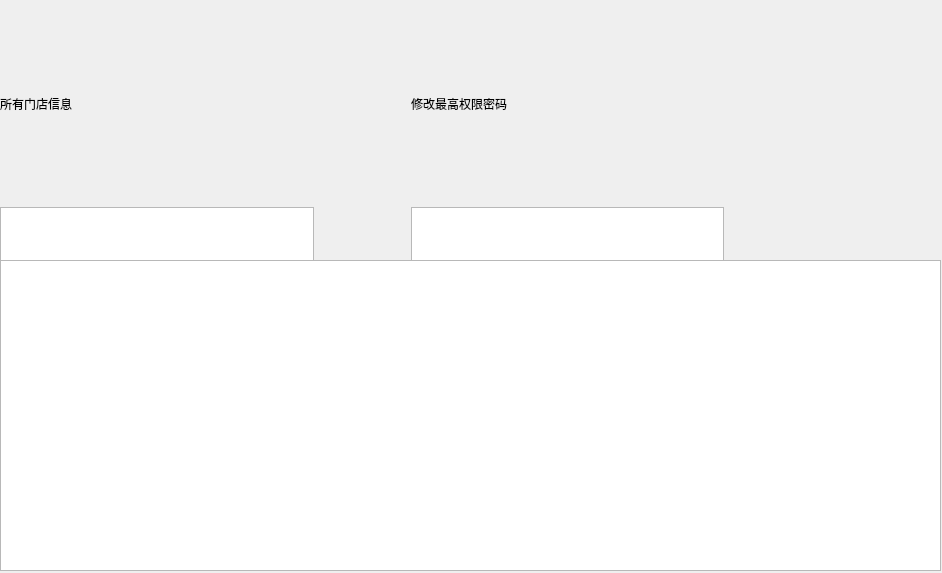
<?xml version="1.0" encoding="UTF-8"?>
<ui version="4.0">
 <class>Form</class>
 <widget class="QWidget" name="Form">
  <property name="geometry">
   <rect>
    <x>0</x>
    <y>0</y>
    <width>942</width>
    <height>573</height>
   </rect>
  </property>
  <property name="windowTitle">
   <string>Form</string>
  </property>
  <widget class="QWidget" name="layoutWidget">
   <property name="geometry">
    <rect>
     <x>0</x>
     <y>0</y>
     <width>815</width>
     <height>510</height>
    </rect>
   </property>
   <layout class="QHBoxLayout" name="horizontalLayout_15">
    <item>
     <layout class="QVBoxLayout" name="verticalLayout_19">
      <property name="spacing">
       <number>0</number>
      </property>
      <item>
       <layout class="QHBoxLayout" name="horizontalLayout_16">
        <property name="spacing">
         <number>0</number>
        </property>
        <item>
         <widget class="QLabel" name="label_5">
          <property name="minimumSize">
           <size>
            <width>121</width>
            <height>31</height>
           </size>
          </property>
          <property name="maximumSize">
           <size>
            <width>121</width>
            <height>31</height>
           </size>
          </property>
          <property name="text">
           <string>所有门店信息</string>
          </property>
         </widget>
        </item>
        <item>
         <spacer name="horizontalSpacer_12">
          <property name="orientation">
           <enum>Qt::Horizontal</enum>
          </property>
          <property name="sizeHint" stdset="0">
           <size>
            <width>40</width>
            <height>20</height>
           </size>
          </property>
         </spacer>
        </item>
       </layout>
      </item>
      <item>
       <layout class="QHBoxLayout" name="horizontalLayout_10">
        <property name="spacing">
         <number>0</number>
        </property>
        <item>
         <widget class="QTableView" name="pcTable">
          <property name="minimumSize">
           <size>
            <width>295</width>
            <height>214</height>
           </size>
          </property>
          <property name="maximumSize">
           <size>
            <width>16777215</width>
            <height>214</height>
           </size>
          </property>
         </widget>
        </item>
        <item>
         <layout class="QVBoxLayout" name="verticalLayout_16">
          <item>
           <widget class="QLabel" name="label_7">
            <property name="minimumSize">
             <size>
              <width>91</width>
              <height>165</height>
             </size>
            </property>
            <property name="maximumSize">
             <size>
              <width>91</width>
              <height>165</height>
             </size>
            </property>
            <property name="text">
             <string/>
            </property>
           </widget>
          </item>
          <item>
           <widget class="QPushButton" name="pcSave">
            <property name="minimumSize">
             <size>
              <width>91</width>
              <height>41</height>
             </size>
            </property>
            <property name="maximumSize">
             <size>
              <width>91</width>
              <height>41</height>
             </size>
            </property>
            <property name="text">
             <string>保存</string>
            </property>
           </widget>
          </item>
         </layout>
        </item>
       </layout>
      </item>
     </layout>
    </item>
    <item>
     <layout class="QVBoxLayout" name="verticalLayout_21">
      <property name="spacing">
       <number>0</number>
      </property>
      <item>
       <layout class="QHBoxLayout" name="horizontalLayout_14">
        <property name="spacing">
         <number>0</number>
        </property>
        <item>
         <widget class="QLabel" name="label_3">
          <property name="minimumSize">
           <size>
            <width>121</width>
            <height>31</height>
           </size>
          </property>
          <property name="maximumSize">
           <size>
            <width>121</width>
            <height>31</height>
           </size>
          </property>
          <property name="text">
           <string>修改最高权限密码</string>
          </property>
         </widget>
        </item>
        <item>
         <spacer name="horizontalSpacer_11">
          <property name="orientation">
           <enum>Qt::Horizontal</enum>
          </property>
          <property name="sizeHint" stdset="0">
           <size>
            <width>40</width>
            <height>20</height>
           </size>
          </property>
         </spacer>
        </item>
       </layout>
      </item>
      <item>
       <layout class="QHBoxLayout" name="horizontalLayout_12">
        <property name="spacing">
         <number>0</number>
        </property>
        <item>
         <widget class="QTableView" name="pwdTable">
          <property name="minimumSize">
           <size>
            <width>294</width>
            <height>214</height>
           </size>
          </property>
          <property name="maximumSize">
           <size>
            <width>16777215</width>
            <height>214</height>
           </size>
          </property>
         </widget>
        </item>
        <item>
         <layout class="QVBoxLayout" name="verticalLayout_17">
          <item>
           <widget class="QLabel" name="label_8">
            <property name="minimumSize">
             <size>
              <width>91</width>
              <height>165</height>
             </size>
            </property>
            <property name="maximumSize">
             <size>
              <width>91</width>
              <height>165</height>
             </size>
            </property>
            <property name="text">
             <string/>
            </property>
           </widget>
          </item>
          <item>
           <widget class="QPushButton" name="pwdUpdate">
            <property name="minimumSize">
             <size>
              <width>91</width>
              <height>41</height>
             </size>
            </property>
            <property name="maximumSize">
             <size>
              <width>91</width>
              <height>41</height>
             </size>
            </property>
            <property name="text">
             <string>保存</string>
            </property>
           </widget>
          </item>
         </layout>
        </item>
       </layout>
      </item>
     </layout>
    </item>
   </layout>
  </widget>
  <widget class="QTableView" name="mendianTable">
   <property name="geometry">
    <rect>
     <x>0</x>
     <y>260</y>
     <width>941</width>
     <height>311</height>
    </rect>
   </property>
   <property name="minimumSize">
    <size>
     <width>941</width>
     <height>311</height>
    </size>
   </property>
  </widget>
 </widget>
 <resources/>
 <connections/>
</ui>
